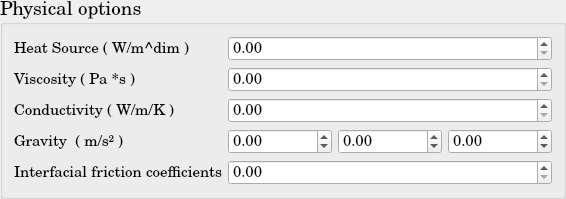
           <widget class="QGroupBox" name="Iso2F_PhysicalOptions">
            <property name="font">
             <font>
              <family>Century Schoolbook L</family>
              <pointsize>14</pointsize>
              <weight>50</weight>
              <bold>false</bold>
             </font>
            </property>
            <property name="title">
             <string>Physical options</string>
            </property>
            <layout class="QGridLayout" name="gridLayout_25">
             <item row="0" column="0">
              <layout class="QHBoxLayout" name="Iso2F_PhysicalOptionsLayout">
               <item>
                <layout class="QVBoxLayout" name="Iso2F_PhysicalOptionsLayoutV_2">
                 <item>
                  <widget class="QLabel" name="Iso2F_HeatSource">
                   <property name="font">
                    <font>
                     <pointsize>11</pointsize>
                    </font>
                   </property>
                   <property name="text">
                    <string>Heat Source ( W/m^dim )</string>
                   </property>
                  </widget>
                 </item>
                 <item>
                  <widget class="QLabel" name="Iso2F_Viscosity">
                   <property name="font">
                    <font>
                     <pointsize>11</pointsize>
                    </font>
                   </property>
                   <property name="text">
                    <string>Viscosity ( Pa *s )</string>
                   </property>
                  </widget>
                 </item>
                 <item>
                  <widget class="QLabel" name="Iso2F_Conductivity">
                   <property name="font">
                    <font>
                     <pointsize>11</pointsize>
                    </font>
                   </property>
                   <property name="text">
                    <string>Conductivity ( W/m/K )</string>
                   </property>
                  </widget>
                 </item>
                 <item>
                  <widget class="QLabel" name="Iso2F_Gravity">
                   <property name="font">
                    <font>
                     <pointsize>11</pointsize>
                    </font>
                   </property>
                   <property name="text">
                    <string>Gravity  ( m/s² )</string>
                   </property>
                  </widget>
                 </item>
                 <item>
                  <widget class="QLabel" name="Iso2F_FrictionCoef">
                   <property name="font">
                    <font>
                     <pointsize>11</pointsize>
                    </font>
                   </property>
                   <property name="text">
                    <string>Interfacial friction coefficients</string>
                   </property>
                  </widget>
                 </item>
                </layout>
               </item>
               <item>
                <layout class="QVBoxLayout" name="Iso2F_PhysicalOptionsLayoutV">
                 <item>
                  <widget class="QDoubleSpinBox" name="Iso2F_HeatSource_doubleSpinBox">
                   <property name="font">
                    <font>
                     <pointsize>11</pointsize>
                    </font>
                   </property>
                   <property name="maximum">
                    <double>1000000000.000000000000000</double>
                   </property>
                  </widget>
                 </item>
                 <item>
                  <widget class="QDoubleSpinBox" name="Iso2F_ViscositydoubleSpinBox">
                   <property name="font">
                    <font>
                     <pointsize>11</pointsize>
                    </font>
                   </property>
                   <property name="maximum">
                    <double>1000000000.000000000000000</double>
                   </property>
                  </widget>
                 </item>
                 <item>
                  <widget class="QDoubleSpinBox" name="Iso2F_Conductivity_doubleSpinBox">
                   <property name="font">
                    <font>
                     <pointsize>11</pointsize>
                    </font>
                   </property>
                   <property name="maximum">
                    <double>1000000000.000000000000000</double>
                   </property>
                  </widget>
                 </item>
                 <item>
                  <layout class="QHBoxLayout" name="Iso2F_Gravity_hLayout">
                   <item>
                    <widget class="QDoubleSpinBox" name="Iso2F_Gravity_1d_doubleSpinBox">
                     <property name="font">
                      <font>
                       <pointsize>11</pointsize>
                      </font>
                     </property>
                     <property name="minimum">
                      <double>-1000000000.000000000000000</double>
                     </property>
                     <property name="maximum">
                      <double>1000000000.000000000000000</double>
                     </property>
                    </widget>
                   </item>
                   <item>
                    <widget class="QDoubleSpinBox" name="Iso2F_Gravity_2d_doubleSpinBox">
                     <property name="font">
                      <font>
                       <pointsize>11</pointsize>
                      </font>
                     </property>
                     <property name="minimum">
                      <double>-1000000000.000000000000000</double>
                     </property>
                     <property name="maximum">
                      <double>1000000000.000000000000000</double>
                     </property>
                    </widget>
                   </item>
                   <item>
                    <widget class="QDoubleSpinBox" name="Iso2F_Gravity_3d_doubleSpinBox">
                     <property name="font">
                      <font>
                       <pointsize>11</pointsize>
                      </font>
                     </property>
                     <property name="minimum">
                      <double>-1000000000.000000000000000</double>
                     </property>
                     <property name="maximum">
                      <double>1000000000.000000000000000</double>
                     </property>
                    </widget>
                   </item>
                  </layout>
                 </item>
                 <item>
                  <widget class="QDoubleSpinBox" name="Iso2F_FrictionCoefficients_doubleSpinBox">
                   <property name="font">
                    <font>
                     <pointsize>11</pointsize>
                    </font>
                   </property>
                   <property name="maximum">
                    <double>1.000000000000000</double>
                   </property>
                  </widget>
                 </item>
                </layout>
               </item>
              </layout>
             </item>
            </layout>
           </widget>
